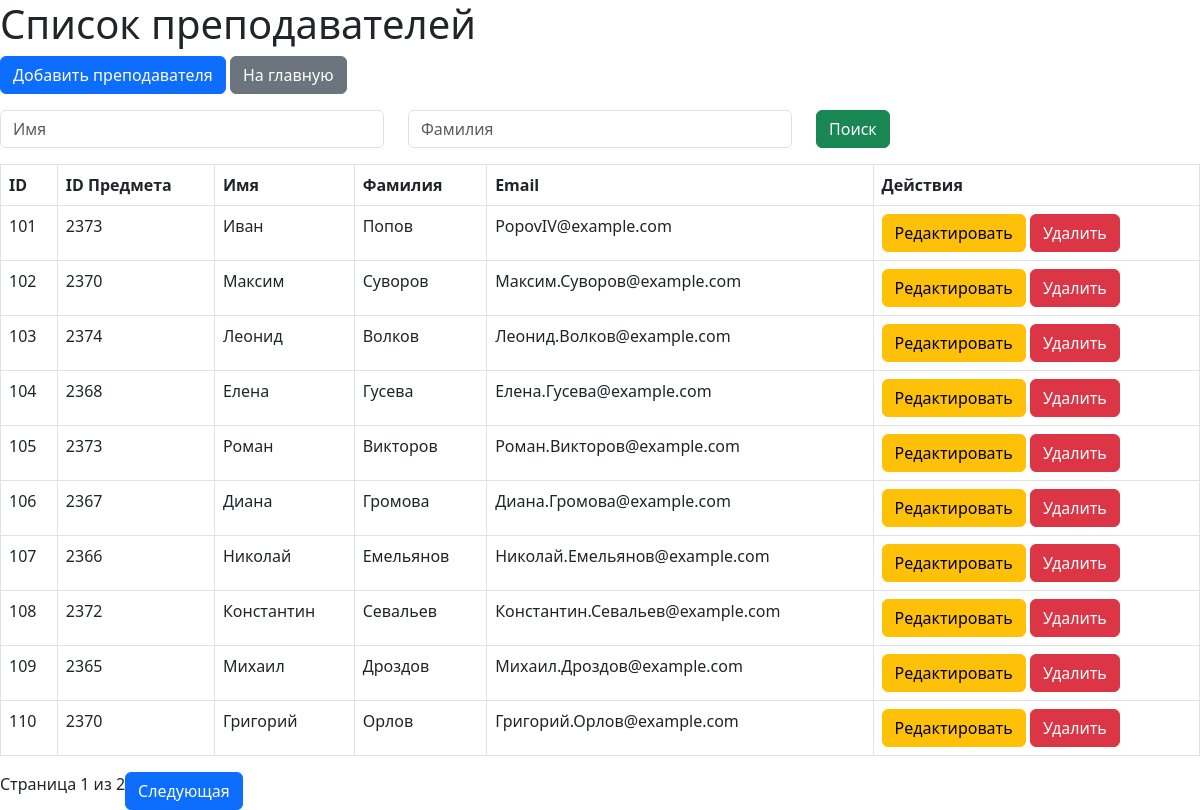
The page /teachers on the database its author committed.
### models.py (models this page shows)
class Teacher(db.Model):
    __tablename__ = 'teacher'
    ID_teacher = db.Column(db.Integer, primary_key=True, autoincrement = True)
    ID_subject = db.Column(db.Integer,  db.ForeignKey('subject.ID_subject'),nullable=False)
    name = db.Column(db.String(60), nullable=False)
    surname = db.Column(db.String(60), nullable=False)
    email = db.Column(db.String, nullable=False)
    group = db.relationship('Group', backref = 'teacher',lazy=True)
    kurses = db.relationship('Kurses', backref='teacher', lazy=True)

### app.py (the view)
@app.route('/teachers',methods=['GET', 'POST'])
def view_teachers():
    name = request.args.get('name', '')
    surname = request.args.get('surname', '')
    page = request.args.get('page', 1, type=int)
    query = Teacher.query
    if name:
        query = query.filter(Teacher.name.ilike(f'%{name}%'))
    if surname:
        query = query.filter(Teacher.surname.ilike(f'%{surname}%'))
    teachers = query.paginate(page=page, per_page=10)
    return render_template('teachers.html', teachers=teachers, name=name, surname=surname)

### templates/teachers.html (shortened to what this page needs)
<!DOCTYPE html>
<html lang="en">
<head>
    <link href="https://cdn.jsdelivr.net/npm/bootstrap@5.3.0/dist/css/bootstrap.min.css" rel="stylesheet">
</head>
<body>
    <h1>Список преподавателей</h1>
    <a href="/teachers/add" class="btn btn-primary">Добавить преподавателя</a>
    <a href="/" class="btn btn-secondary">На главную </a>
    <form method="GET" action="{{ url_for('view_teachers') }}" class="mt-3 mb-3">
        <div class="row">
            <div class="col">
                <input type="text" name="name" class="form-control" placeholder="Имя" value="{{ name }}">
            </div>
            <div class="col">
                <input type="text" name="surname" class="form-control" placeholder="Фамилия" value="{{ surname }}">
            </div>
            <div class="col">
                <button type="submit" class="btn btn-success">Поиск</button>
            </div>
        </div>
    </form>
    <table class="table table-bordered">
        <thead> <tr>
            <th>ID</th>
            <th>ID Предмета</th>
            <th>Имя</th>
            <th>Фамилия</th>
            <th>Email</th>
            <th>Действия</th>
        </tr>
    </thead>
       <tbody>
        {% for teacher in teachers.items %}
        <tr>
            <td>{{ teacher.ID_teacher }}</td>
            <td>{{ teacher.ID_subject }}</td>
            <td>{{ teacher.name }}</td>
            <td>{{ teacher.surname}}</td>
            <td>{{ teacher.email }}</td>
            <td>
                <a href="{{ url_for('edit_teacher', ID_teacher=teacher.ID_teacher) }}" class="btn btn-warning">Редактировать</a>
                <form method="POST" action="{{ url_for('delete_teacher', ID_teacher=teacher.ID_teacher) }}" style="display:inline;">
                    <input type="submit" class="btn btn-danger" value="Удалить" onclick="return confirm('Вы уверены, что хотите удалить этого преподавателя?');">
                </form>
            </td>
        </tr>
        {% endfor %}
    </tbody>
    </table>
    <div class="pagination">
        <span>Страница {{ teachers.page }} из {{ teachers.pages }}</span>
        {% if teachers.has_next %}
            <a href="{{ url_for('view_teachers', page=teachers.next_num, name=name, surname=surname) }}" class="btn btn-primary">Следующая</a>
        {% endif %}
    </div>
</body>
</html>

### rows shown on the page
Teacher: ID_teacher "101", ID_subject "2373", name "Иван", surname "Попов", email "PopovIV@example.com"
Teacher: ID_teacher "102", ID_subject "2370", name "Максим", surname "Суворов", email "Максим.Суворов@example.com"
Teacher: ID_teacher "103", ID_subject "2374", name "Леонид", surname "Волков", email "Леонид.Волков@example.com"
Teacher: ID_teacher "104", ID_subject "2368", name "Елена", surname "Гусева", email "Елена.Гусева@example.com"
Teacher: ID_teacher "105", ID_subject "2373", name "Роман", surname "Викторов", email "Роман.Викторов@example.com"
Teacher: ID_teacher "106", ID_subject "2367", name "Диана", surname "Громова", email "Диана.Громова@example.com"
Teacher: ID_teacher "107", ID_subject "2366", name "Николай", surname "Емельянов", email "Николай.Емельянов@example.com"
Teacher: ID_teacher "108", ID_subject "2372", name "Константин", surname "Севальев", email "Константин.Севальев@example.com"
Teacher: ID_teacher "109", ID_subject "2365", name "Михаил", surname "Дроздов", email "Михаил.Дроздов@example.com"
Teacher: ID_teacher "110", ID_subject "2370", name "Григорий", surname "Орлов", email "Григорий.Орлов@example.com"

### other values the page prints
{{ teachers.page }} "1"
{{ teachers.pages }} "2"
